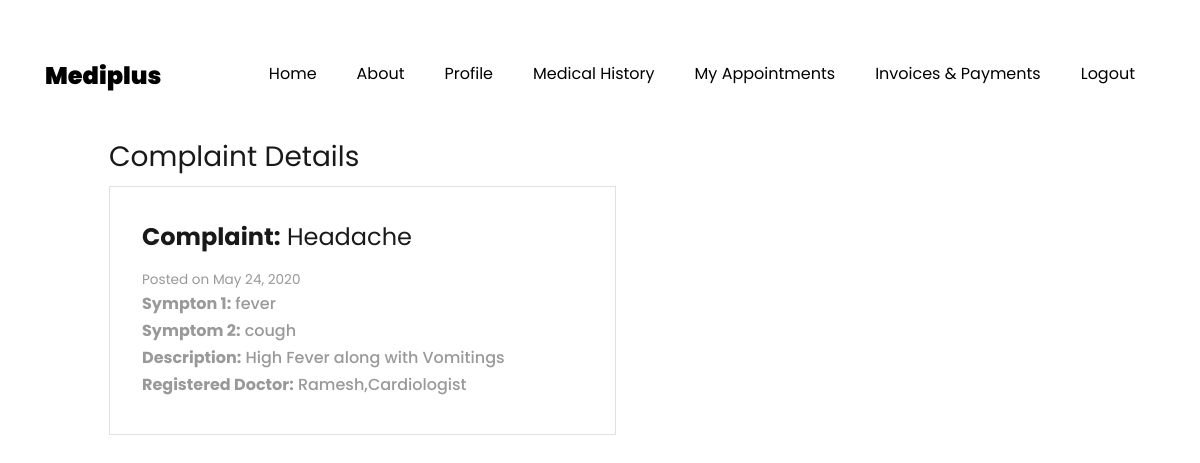
The page /Complaints/1/ (signed in) on the database its author committed.
### core/models.py (models this page shows, shortened)
class Complaint(models.Model):
    Doctor=models.ForeignKey(Doctor,on_delete=models.CASCADE)
    patient=models.ForeignKey(Patient,on_delete=models.CASCADE)
    Complaint_Name=models.CharField(max_length=500)
    Symptom1=models.CharField(max_length=500)
    Symptom2=models.CharField(max_length=500)
    Description=models.TextField()
    Date=models.DateTimeField(auto_now=True)

class Doctor(models.Model):
    status_choices=(
        ('onduty','onduty'),
        ('offduty','offduty'),
    )
    user=models.OneToOneField(Users,on_delete=models.CASCADE,primary_key=True)
    Education=models.CharField(max_length=500)
    Specialization=models.CharField(max_length=500)
    AadharNo=models.IntegerField()
    Attendence=models.IntegerField(null=True,blank=True)
    Salary=models.IntegerField(null=True,blank=True)
    status=models.CharField(choices=status_choices,max_length=300)

class Users(AbstractUser):
    PATIENT=1
    DOCTOR=2
    HR=3
    RECEPTIONIST=4
    ROLE_CHOICES = (
        (PATIENT, 'Patient'),
        (DOCTOR, 'Doctor'),
        (HR,'HR'),
        (RECEPTIONIST,'Receptionist')
    )
    GENDER_CHOICES = (
        ('M', 'Male'),
        ('F', 'Female'),
        ('O', 'Other'),
    )
    role = models.PositiveSmallIntegerField(choices=ROLE_CHOICES,null=True,blank=True)
    gender = models.CharField(max_length=1, choices=GENDER_CHOICES)
    age=models.IntegerField(null=True,blank=True)
    phoneno=models.BigIntegerField(null=True,blank=True)
    address=models.TextField(null=True,blank=True)

### core/views.py (the view)
# urls.py: path('Complaints/<int:id>/',views.ComplaintDetailView,name='ComplaintDetailView'),
@login_required
def ComplaintDetailView(request,id):
    complaint=Complaint.objects.get(id=id)
    return render(request,'Complaint_DetailView.html',{'complaint':complaint})

### core/templates/Complaint_DetailView.html (shortened to what this page needs)
{% extends 'base.html' %}
{% load static %}
{% block content %}
<div class='row'>
<div class='container'>
    <section class='content-section m-3 p-4'>
        <h3>Complaint Details</h3>
        <section class="media border p-3 mt-2">
            <section class="media-body p-3">
                <h4><b>Complaint:</b> {{complaint.Complaint_Name}}</h4><small>Posted on {{complaint.Date | date}}</small>
                <h6><b>Sympton 1:</b> {{complaint.Symptom1}}</h6>
                <h6><b>Symptom 2:</b> {{complaint.Symptom2}}</h6>
                <h6><b>Description:</b> {{complaint.Description}}</h6>
                <h6><b>Registered Doctor:</b> {{complaint.Doctor.user.username}},{{complaint.Doctor.Specialization}}</h6>
            </section>
        </section>
    </section>
</div>
</div>
{% endblock %}

### core/templates/Complaint_DetailView.html (style rules this page uses)
.container .content-section { width: 50%; left:400px; }

### rows shown on the page
Complaint: Complaint_Name "Headache", Date "May 24, 2020", Symptom1 "fever", Symptom2 "cough", Description "High Fever along with Vomitings", Doctor.user.username "Ramesh", Doctor.Specialization "Cardiologist"
